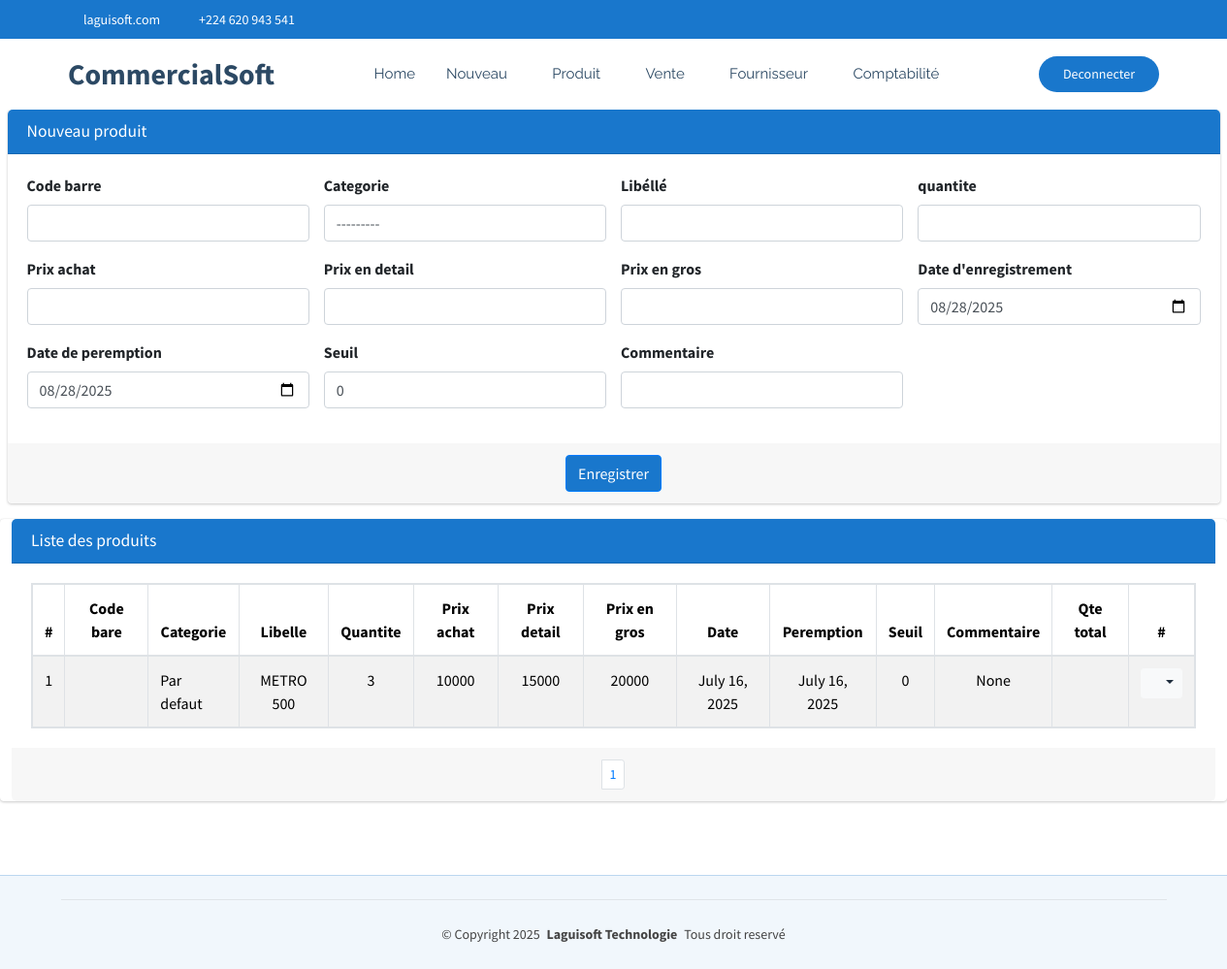
Before: /commerce/produit/ (signed in) with the older database file.
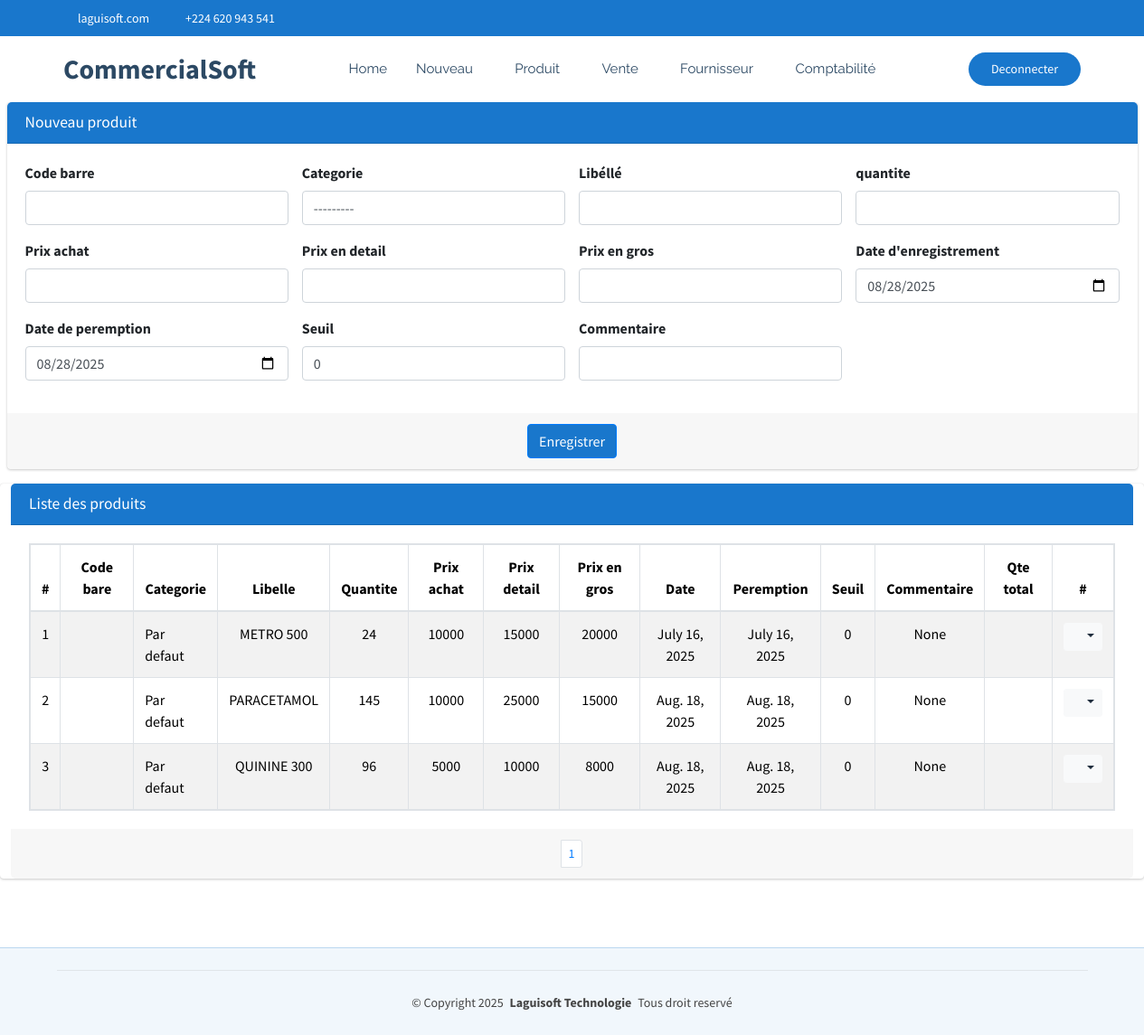
After: the same page with the newer database file.
### CommercialSoft/models.py (models this page shows, shortened)
class Produit(models.Model):
    codebare=models.CharField(max_length=100, unique=True, null=True, blank=True)
    categorie=models.ForeignKey(Categorie, on_delete=models.SET_NULL, null=True, blank=True)
    libelle=models.CharField(max_length=60, unique=True)
    quantite=models.IntegerField()
    prixAchat=models.PositiveBigIntegerField()
    prixEnGros=models.PositiveBigIntegerField()
    prixDetail=models.PositiveBigIntegerField()
    date=models.DateField(default=timezone.now)
    datePeremption=models.DateField(default=timezone.now)
    seuil=models.PositiveIntegerField(default=0)
    commentaire=models.CharField(max_length=60, null=True, blank=True)
    quantiteTotal=models.PositiveBigIntegerField(default=0)

class Categorie(models.Model):
    nom=models.CharField(max_length=30, unique=True)
    def __str__(self):
        return self.nom

### CommercialSoft/views.py (the view)
# urls.py: path('produit/', views.produit_list_create,name="commerce_produit"),
@login_required
def produit_list_create(request):
    if request.method == "POST":
        form = ProduitForm(request.POST)
        if form.is_valid():
            form.save()  # Sauvegarder après modification
            messages.success(request, "Produit créée avec succès !")
            return redirect('commerce_produit')
        else:
            messages.error(request, "Erreur lors de la création de la produit.")
    else:
        form = ProduitForm()
    produit = Produit.objects.all().order_by('id')
    paginator = Paginator(produit, 15)
    page = request.GET.get('page')
    paginated = paginator.get_page(page)
    return render(request, 'CommercialSoft/produit.html', {'form': form,'listes': paginated})

### CommercialSoft/templates/CommercialSoft/produit.html (shortened to what this page needs)
{% extends "CommercialSoft/starter-page.html" %}
{% load static %}
{% block css %}
    <link rel="stylesheet" href="{% static 'autre/plugins/fontawesome-free/css/all.min.css' %}">
    <link rel="stylesheet" href="https://code.ionicframework.com/ionicons/2.0.1/css/ionicons.min.css">
  <link rel="stylesheet" href="{% static 'autre/plugins/sweetalert2-theme-bootstrap-4/bootstrap-4.min.css' %}">
    <link rel="stylesheet" href="{% static 'autre/dist/css/adminlte.min.css' %}">
    <link rel="stylesheet" href="{% static 'autre/plugins/toastr/toastr.min.css' %}">
{% endblock %}
{% block corp %}
<section class="content pt-0">
  <div class="container-fluid">
    <div class="row">
      <div class="col-md-12">
        <div class="card card-primary">
          <div class="card-header">
            <h3 class="card-title">Nouveau produit</h3>
          </div>
          <form role="form" action="{% url 'commerce_produit' %}" method="post" id="patientForm">
            <div class="card-body">
              <div class="row">
                <div class="col-md-6 col-lg-3">
                  <div class="form-group">
                    <label for="codebare">Code barre</label>
                    {{ form.codebare }}
                  </div>
                </div>
                <div class="col-md-6 col-lg-3">
                  <div class="form-group">
                    <label for="categorie">Categorie</label>
                    {{ form.categorie }}
                  </div>
                </div>
                <div class="col-md-6 col-lg-3">
                  <div class="form-group">
                    <label for="libelle">Libéllé</label>
                    {{ form.libelle }}
                  </div>
                </div>
                <div class="col-md-6 col-lg-3">
                  <div class="form-group">
                    <label for="age">quantite</label>
                    {{ form.quantite }}
                  </div>
                </div>
              </div>
              <div class="row">
                <div class="col-md-6 col-lg-3">
                  <div class="form-group">
                    <label for="prixAchat">Prix achat</label>
                    {{ form.prixAchat }}
                  </div>
                </div>
                <div class="col-md-6 col-lg-3">
                  <div class="form-group">
                    <label for="prixDetail">Prix en detail</label>
                    {{ form.prixDetail }}
                  </div>
                </div>
                <div class="col-md-6 col-lg-3">
                  <div class="form-group">
                    <label for="prixEnGros">Prix en gros</label>
                    {{ form.prixEnGros }}
                  </div>
                </div>
                <div class="col-md-6 col-lg-3">
                  <div class="form-group">
                    <label for="date">Date d'enregistrement</label>
                    {{ form.date }}
                  </div>
                </div>
              </div>
              <div class="row">
                <div class="col-md-6 col-lg-3">
                  <div class="form-group">
                    <label for="datePeremption">Date de peremption</label>
                    {{ form.datePeremption }}
                  </div>
                </div>
                <div class="col-md-6 col-lg-3">
                  <div class="form-group">
                    <label for="seuil">Seuil</label>
                    {{ form.seuil }}
                  </div>
                </div>
                <div class="col-md-6 col-lg-3">
                  <div class="form-group">
                    <label for="commentaire">Commentaire</label>
                    {{ form.commentaire }}
                  </div>
                </div>
              </div>
            </div>
            <div class="card-footer text-center">
              <button type="submit" class="btn btn-primary {{ message }}">Enregistrer</button>
            </div>
          </form>
        </div>
      </div>
    </div>
     <div class="row">
      <div class="card card-primary">
        <div class="card-header">
          <h3 class="card-title">Liste des produits</h3>
        </div>
        <div class="card-body">
          <table class="table table-bordered table-hover table-striped table-responsive">
            <thead>
              <tr>
                <th style="width: 10px" class="text-center">#</th>
                <th class="text-center">Code bare</th>
                <th class="text-center">Categorie</th>
                <th class="text-center">Libelle</th>
                <th class="text-center">Quantite</th>
                <th class="text-center">Prix achat</th>
                <th class="text-center">Prix detail</th>
                <th class="text-center">Prix en gros</th>
                <th class="text-center">Date</th>
                <th class="text-center">Peremption</th>
                <th class="text-center">Seuil</th>
                <th class="text-center">Commentaire</th>
                <th class="text-center">Qte total</th>
                <th style="width: 40px" class="text-center">#</th>
              </tr>
            </thead>
            <tbody>
              {% if listes %}
                {% for liste in listes %}
                  <tr>
                    <td class="text-center">{{liste.id}}</td>
                    <td>{{liste.codebarre}}</td>
                    <td>{{liste.categorie}}</td>
                    <td class="text-center">{{liste.libelle}}</td>
                    <td class="text-center">{{liste.quantite}}</td>
                    <td class="text-center">{{liste.prixAchat}}</td>
                    <td class="text-center">{{liste.prixDetail}}</td>
                    <td class="text-center">{{liste.prixEnGros}}</td>
                    <td class="text-center">{{liste.date}}</td>
                    <td class="text-center">{{liste.datePeremption}}</td>
                    <td class="text-center">{{liste.seuil}}</td>
                    <td class="text-center">{{liste.commentaire}}</td>
                    <td class="text-center">{{patient.quantiteTotal}}</td>
                    <td class="text-center">
                      <div class="btn-group">
                        <button type="button" class="btn btn-sm btn-light dropdown-toggle" data-toggle="dropdown" aria-expanded="false">
                          <i class="fas fa-cogs"></i>
                        </button>
                      </div>
                    </td>
                  </tr>
                {% endfor %}
              {% else %}
                <tr>
                  <td colspan="14" class="text-center">Aucune ligine disponible pour le moment.</td>
                </tr>
              {% endif %}
            </tbody>
          </table>
        </div>
        <div class="card-footer clearfix">
          <ul class="pagination pagination-sm m-0 justify-content-center">
            <li class="page-item">
              {% for num in listes.paginator.page_range %}
                {% if listes.number == num %}
                  <li class="page-item"><a class="page-link" href="">{{ num }}</a></li>
                {% else %}
                  <li class="page-item"><a class="page-link" href="?page={{ num }}">{{ num }}</a></li>
                {% endif %}
              {% endfor %}
          </ul>
        </div>
      </div>
     </div>
  </div>
</section>
  {% endblock %}

### CommercialSoft/templates/CommercialSoft/starter-page.html (shortened to what this page needs)
{% load static %}
<!DOCTYPE html>
<html lang="en">
<head>
  <link href="{% static 'clinique/assets/vendor/bootstrap/css/bootstrap.min.css' %}" rel="stylesheet">
  <link href="{% static 'clinique/assets/vendor/bootstrap-icons/bootstrap-icons.css' %}" rel="stylesheet">
  <link href="{% static 'clinique/assets/vendor/aos/aos.css' %}" rel="stylesheet">
  <link href="{% static 'clinique/assets/vendor/fontawesome-free/css/all.min.css' %}" rel="stylesheet">
  <link href="{% static 'clinique/assets/vendor/glightbox/css/glightbox.min.css' %}" rel="stylesheet">
  <link href="{% static 'clinique/assets/vendor/swiper/swiper-bundle.min.css' %}" rel="stylesheet">
  <link href="{% static 'clinique/assets/css/main.css' %}" rel="stylesheet">
  {% block css %}
  {% endblock %}
</head>
<body class="starter-page-page">
  <header id="header" class="header sticky-top">
    <div class="topbar d-flex align-items-center">
      <div class="container d-flex justify-content-center justify-content-md-between">
        <div class="contact-info d-flex align-items-center">
          <i class="bi bi-envelope d-flex align-items-center"><a href="mailto:contact@example.com">laguisoft.com</a></i>
          <i class="bi bi-phone d-flex align-items-center ms-4"><span>+224 620 943 541</span></i>
        </div>
        <div class="social-links d-none d-md-flex align-items-center">
          <a href="#" class="twitter"><i class="bi bi-twitter-x"></i></a>
          <a href="#" class="facebook"><i class="bi bi-facebook"></i></a>
          <a href="#" class="instagram"><i class="bi bi-instagram"></i></a>
          <a href="#" class="linkedin"><i class="bi bi-linkedin"></i></a>
        </div>
      </div>
    </div>
    <div class="branding d-flex align-items-center">
      <div class="container position-relative d-flex align-items-center justify-content-between">
        <a href="index.html" class="logo d-flex align-items-center me-auto">
          <h1 class="sitename">CommercialSoft</h1>
        </a>
        <nav id="navmenu" class="navmenu">
          <ul>
            <li><a href="{% url 'commerce_dashboard' %}">Home<br></a></li>
            <li class="dropdown"><a href="#"><span>Nouveau</span> <i class="bi bi-chevron-down toggle-dropdown"></i></a>
            </li>
            <li class="dropdown"><a href="#"><span>Produit</span> <i class="bi bi-chevron-down toggle-dropdown"></i></a>
            </li>
            <li class="dropdown"><a href="#"><span>Vente</span> <i class="bi bi-chevron-down toggle-dropdown"></i></a>
            </li>
            {% if user.groups.count == 1 and user.groups.first.name != "Utilisateur" %}
            <li class="dropdown"><a href="#"><span>Fournisseur</span> <i class="bi bi-chevron-down toggle-dropdown"></i></a>
            </li>
            {% endif %}
            <li class="dropdown"><a href="#"><span>Comptabilité</span> <i class="bi bi-chevron-down toggle-dropdown"></i></a>
            </li>
          </ul>
        </nav>
        <a class="cta-btn d-none d-sm-block ms-auto" href="{% url 'logout' %}">Deconnecter</a>
      </div>
    </div>
  </header>
  <main class="main">
    {% block corp %}
    {% endblock %}
  </main>
  <footer id="footer" class="footer light-background">
    <div class="container copyright text-center mt-4">
      <p>© <span>Copyright 2025</span> <strong class="px-1 sitename">Laguisoft Technologie</strong> <span>Tous droit reservé</span></p>
    </div>
  </footer>
</body>
</html>

Changed rows visible on the page:
changed Produit "METRO 500": quantite "3" → "24"
added Produit: id "2", categorie "Par defaut", libelle "PARACETAMOL", quantite "145", prixAchat "10000", prixDetail "25000", prixEnGros "15000", date "Aug. 18, 2025", datePeremption "Aug. 18, 2025", seuil "0", commentaire "None"
added Produit: id "3", categorie "Par defaut", libelle "QUININE 300", quantite "96", prixAchat "5000", prixDetail "10000", prixEnGros "8000", date "Aug. 18, 2025", datePeremption "Aug. 18, 2025", seuil "0", commentaire "None"
